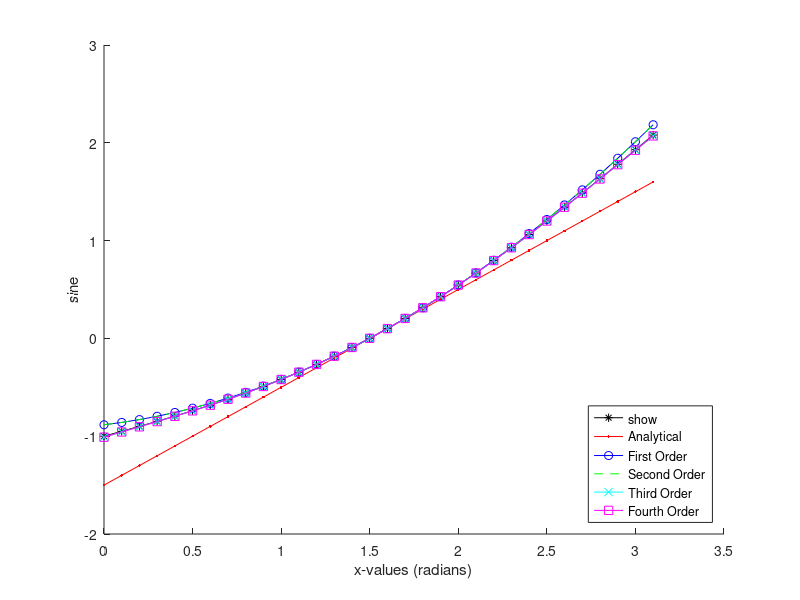
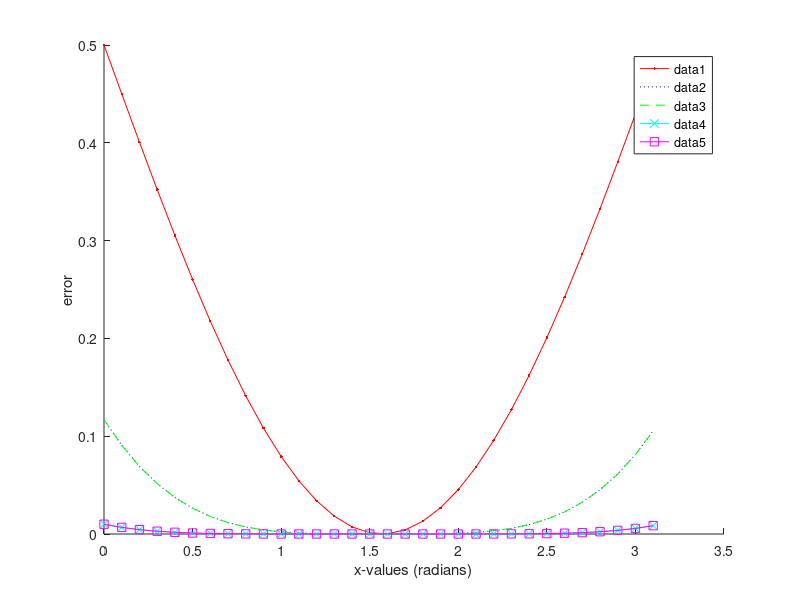

Recreate these plots in MATLAB, in order.
clc;clear
a = pi/2;   %base point
x = 0:.1:pi;    %interval
f = x - 1 - 0.5*sin(x); %function

T_0 = a - 1 - 0.5*sin(a)*((x-a).^0);    %function converted to taylor series
T_1 = T_0 + (1 - 0.5*cos(a))*((x-a).^1);    %first order taylor series, derivative of previous
T_2 = T_1 + ((0.5*sin(a))/factorial(2))*((x-a).^2); %second order taylor series, derivative of previous
T_3 = T_2 + ((0.5*cos(a))/factorial(3))*((x-a).^3); %third order taylor series, derivative of previous
T_4 = T_3 + ((-0.5*sin(a))/factorial(4))*((x-a).^4);    %fourth order taylor series, derivative of previous
T_5 = T_4 + ((-0.5*cos(a))/factorial(5))*((x-a).^5);    %fifth order taylor series, derivative of previous

E_1 = abs(T_1-f);   %error for first order taylor series
E_2 = abs(T_2-f);   %error for second order taylor series
E_3 = abs(T_3-f);   %error for third order taylor series
E_4 = abs(T_4-f);   %error for fourth order taylor series
E_5 = abs(T_5-f);   %error for fifth order taylor series

%Plotting Taylor Series
%Plot along interval
hold on
plot(x,f,'k*-')
plot(x,T_1,'r.-')
plot(x,T_2,'bo-')
plot(x,T_3,'g--')
plot(x,T_4,'cx-')
plot(x,T_5,'ms-')
xlabel('x-values (radians)')
ylabel('sine')
legend('show','Analytical','First Order','Second Order','Third Order','Fourth Order','Fifth Order','location','southeast')
hold off

%Plotting Error for Taylor Series
%Plot along interval
figure
hold on 
plot(x,E_1,'r.-')
plot(x,E_2,'b:')
plot(x,E_3,'g--')
plot(x,E_4,'cx-')
plot(x,E_5,'ms-')
xlabel('x-values (radians)')
ylabel('error')
legend('show','First Order Error','Second Order Error','Third Order Errorr','Fourth Order Error','Fifth Order Error')
hold off